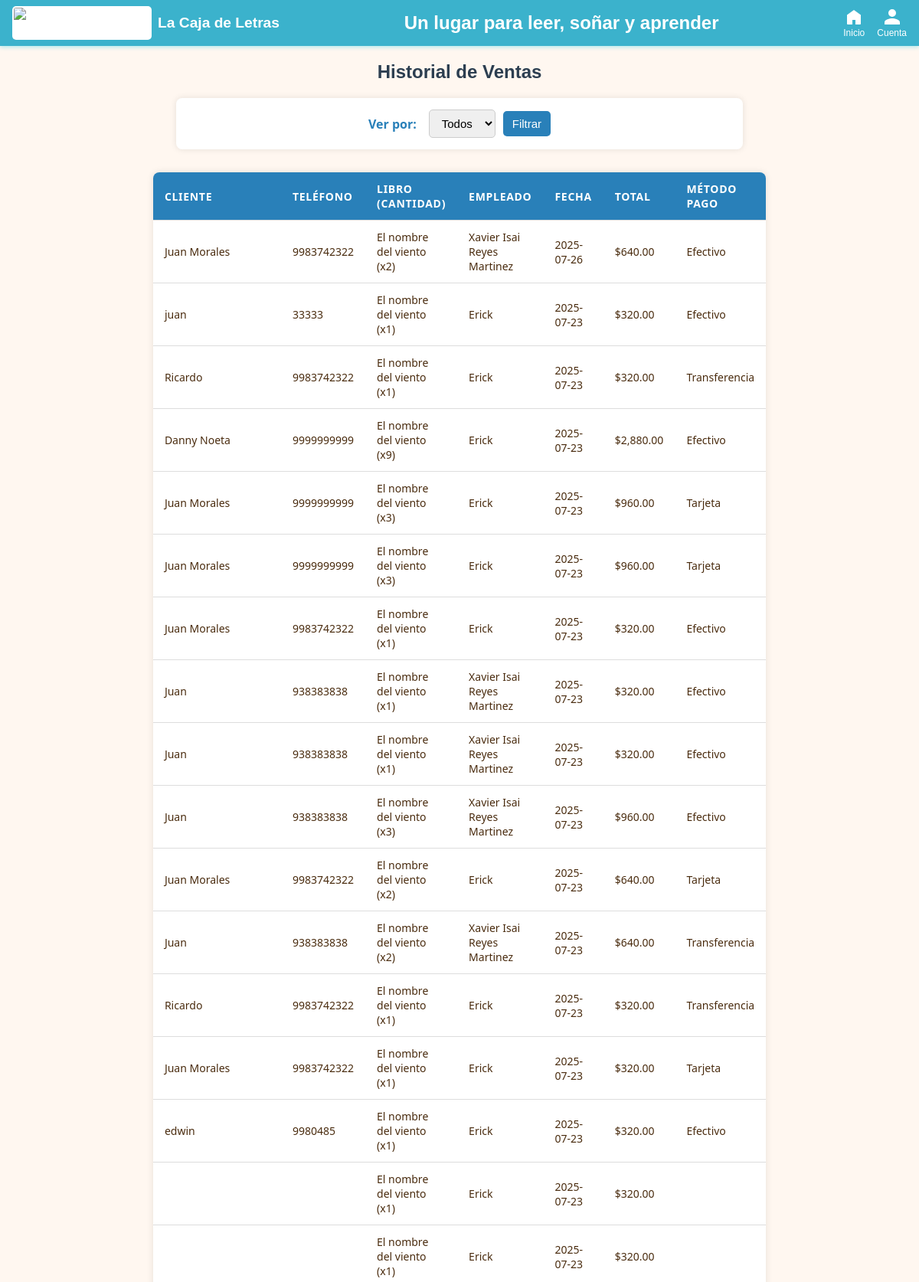
Screenshot of /consultarventas.php (signed in, upper part) with the database file from the repository.
### tables this page shows
CREATE TABLE `ventas` (
  `id` int(11) NOT NULL,
  `cliente_nombre` varchar(100) DEFAULT NULL,
  `cliente_telefono` varchar(20) DEFAULT NULL,
  `correo` varchar(100) DEFAULT NULL,
  `empleado_id` int(11) DEFAULT NULL,
  `fecha_compra` date DEFAULT NULL,
  `total_pagado` decimal(10,2) DEFAULT NULL,
  `metodo_pago` varchar(50) DEFAULT NULL,
  `libro_id` int(11) DEFAULT NULL,
  `cantidad` int(11) NOT NULL DEFAULT 1
);

CREATE TABLE `libros` (
  `id` int(11) NOT NULL,
  `titulo` varchar(200) NOT NULL,
  `isbn` varchar(20) DEFAULT NULL,
  `año_publicacion` int(11) DEFAULT NULL,
  `edicion` varchar(50) DEFAULT NULL,
  `idioma` varchar(50) DEFAULT NULL,
  `sinopsis` text DEFAULT NULL,
  `num_paginas` int(11) DEFAULT NULL,
  `portada_url` varchar(200) DEFAULT NULL,
  `formato` varchar(50) DEFAULT NULL,
  `estado` varchar(20) DEFAULT NULL,
  `precio_venta` decimal(10,2) DEFAULT NULL,
  `precio_alquiler` decimal(10,2) DEFAULT NULL,
  `stock_total` int(11) DEFAULT NULL,
  `stock_disponible` int(11) DEFAULT NULL,
  `editorial_id` int(11) DEFAULT NULL,
  `autor_id` int(11) DEFAULT NULL,
  `categoria_id` int(11) DEFAULT NULL
);

CREATE TABLE `empleados` (
  `id` int(11) NOT NULL,
  `nombre_completo` varchar(100) NOT NULL,
  `usuario` varchar(50) NOT NULL,
  `contraseña` varchar(200) DEFAULT NULL,
  `telefono` varchar(20) DEFAULT NULL,
  `fecha_contratacion` date DEFAULT NULL,
  `estado` varchar(20) DEFAULT NULL,
  `rol` enum('Administrador','Empleado','Gerente') NOT NULL DEFAULT 'Empleado'
);

### consultarventas.php (the view, shortened to what this page needs)
<?php
include "conexion.php";
include "encabezado_admin.php";
$filtro_tipo = strtolower($_GET['filtro_tipo'] ?? 'todos');
$where = '';
$consulta_valida = true;
$result = false;
if ($consulta_valida) {
    $sql = "SELECT v.id AS id, v.fecha_compra, v.cliente_nombre, v.cliente_telefono, v.empleado_id,
                   v.total_pagado, v.metodo_pago, v.cantidad, l.titulo AS libro_titulo,
                   e.nombre_completo AS empleado_nombre
            FROM ventas v
            LEFT JOIN empleados e ON v.empleado_id = e.id
            LEFT JOIN libros l ON v.libro_id = l.id
            $where
            ORDER BY v.fecha_compra DESC";
    $result = mysqli_query($enlace, $sql);
}
?>
<h2>Historial de Ventas</h2>
<form method="GET" class="filtro-form" oninput="
    diaInput.style.display = filtro_tipo.value === 'dia' ? 'inline-block' : 'none';
    mesInput.style.display = filtro_tipo.value === 'mes' ? 'inline-block' : 'none';
    anioInput.style.display = filtro_tipo.value === 'año' ? 'inline-block' : 'none';
    if(filtro_tipo.value === 'todos'){
        diaInput.style.display = 'none';
        mesInput.style.display = 'none';
        anioInput.style.display = 'none';
    }
">
    <label for="filtro_tipo">Ver por:</label>
    <select name="filtro_tipo" id="filtro_tipo">
        <option value="todos" <?= $filtro_tipo === 'todos' ? 'selected' : '' ?>>Todos</option>
    </select>
    <button type="submit">Filtrar</button>
</form>
<table>
    <thead>
        <tr>
            <th>Cliente</th>
            <th>Teléfono</th>
            <th>Libro (Cantidad)</th>
            <th>Empleado</th>
            <th>Fecha</th>
            <th>Total</th>
            <th>Método Pago</th>
        </tr>
    </thead>
    <tbody>
    <?php if ($result && $result->num_rows > 0): ?>
        <?php while ($venta = $result->fetch_assoc()): ?>
        <tr>
            <td><?= htmlspecialchars($venta['cliente_nombre']) ?></td>
            <td><?= htmlspecialchars($venta['cliente_telefono']) ?></td>
            <td><?= htmlspecialchars($venta['libro_titulo']) ?> (x<?= $venta['cantidad'] ?>)</td>
            <td><?= htmlspecialchars($venta['empleado_nombre'] ?? 'Desconocido') ?></td>
            <td><?= htmlspecialchars($venta['fecha_compra']) ?></td>
            <td>$<?= number_format($venta['total_pagado'], 2) ?></td>
            <td><?= htmlspecialchars($venta['metodo_pago']) ?></td>
        </tr>
        <?php endwhile; ?>
    <?php else: ?>
        <tr>
            <td colspan="7" style="text-align:center; padding: 20px; color:#555;">No hay ventas registradas para el filtro seleccionado.</td>
        </tr>
    <?php endif; ?>
    </tbody>
</table>
<?php include 'pie.php'; ?>

### encabezado_admin.php (style rules this page uses)
body { font-family: Arial, sans-serif; background-color: #fff7f0; color: #4a2c0f; margin: 0; padding: 0; }

### consultarventas.php (style rules this page uses)
h2 { text-align: center; color: #2c3e50; margin: 20px 0; }
form.filtro-form { width: 90%; max-width: 700px; margin: 0 auto 30px auto; background: white; padding: 15px 20px; border-radius: 8px; box-shadow: 0 0 8px rgba(0,0,0,0.1); font-family: 'Segoe UI', Tahoma, Geneva, Verdana, sans-serif; display: flex; flex-wrap: wrap; gap: 10px; align-items: center; justify-content: center; }
form.filtro-form label { font-weight: 600; color: #2980b9; margin-right: 6px; }
form.filtro-form select, form.filtro-form input[type="date"], form.filtro-form input[type="month"], form.filtro-form input[type="number"], form.filtro-form button { padding: 8px 12px; border-radius: 5px; border: 1px solid #ccc; font-size: 15px; }
form.filtro-form button { background-color: #2980b9; color: white; border: none; cursor: pointer; transition: background-color 0.3s; }
table { width: 60%; margin: 0 auto 30px auto; border-collapse: collapse; background-color: white; box-shadow: 0 0 10px rgba(0,0,0,0.1); border-radius: 8px; overflow: hidden; font-family: 'Segoe UI', Tahoma, Geneva, Verdana, sans-serif; }
th, td { padding: 12px 15px; text-align: left; border-bottom: 1px solid #ddd; font-size: 14px; }
th { background-color: #2980b9; color: white; font-weight: 600; text-transform: uppercase; letter-spacing: 0.05em; }

### rows the page displays
ventas: cliente_nombre "Juan Morales", cliente_telefono "9983742322", libro.titulo "El nombre del viento", cantidad "2", empleado.nombre_completo "Xavier Isai Reyes Martinez", fecha_compra "2025-07-26", total_pagado "640.00", metodo_pago "Efectivo"
ventas: cliente_nombre "juan", cliente_telefono "33333", libro.titulo "El nombre del viento", cantidad "1", empleado.nombre_completo "Erick", fecha_compra "2025-07-23", total_pagado "320.00", metodo_pago "Efectivo"
ventas: cliente_nombre "Ricardo", cliente_telefono "9983742322", libro.titulo "El nombre del viento", cantidad "1", empleado.nombre_completo "Erick", fecha_compra "2025-07-23", total_pagado "320.00", metodo_pago "Transferencia"
ventas: cliente_nombre "Danny Noeta", cliente_telefono "9999999999", libro.titulo "El nombre del viento", cantidad "9", empleado.nombre_completo "Erick", fecha_compra "2025-07-23", total_pagado "2,880.00", metodo_pago "Efectivo"
ventas: cliente_nombre "Juan Morales", cliente_telefono "9999999999", libro.titulo "El nombre del viento", cantidad "3", empleado.nombre_completo "Erick", fecha_compra "2025-07-23", total_pagado "960.00", metodo_pago "Tarjeta"
ventas: cliente_nombre "Juan Morales", cliente_telefono "9999999999", libro.titulo "El nombre del viento", cantidad "3", empleado.nombre_completo "Erick", fecha_compra "2025-07-23", total_pagado "960.00", metodo_pago "Tarjeta"
ventas: cliente_nombre "Juan Morales", cliente_telefono "9983742322", libro.titulo "El nombre del viento", cantidad "1", empleado.nombre_completo "Erick", fecha_compra "2025-07-23", total_pagado "320.00", metodo_pago "Efectivo"
ventas: cliente_nombre "Juan", cliente_telefono "938383838", libro.titulo "El nombre del viento", cantidad "1", empleado.nombre_completo "Xavier Isai Reyes Martinez", fecha_compra "2025-07-23", total_pagado "320.00", metodo_pago "Efectivo"
ventas: cliente_nombre "Juan", cliente_telefono "938383838", libro.titulo "El nombre del viento", cantidad "1", empleado.nombre_completo "Xavier Isai Reyes Martinez", fecha_compra "2025-07-23", total_pagado "320.00", metodo_pago "Efectivo"
ventas: cliente_nombre "Juan", cliente_telefono "938383838", libro.titulo "El nombre del viento", cantidad "3", empleado.nombre_completo "Xavier Isai Reyes Martinez", fecha_compra "2025-07-23", total_pagado "960.00", metodo_pago "Efectivo"
ventas: cliente_nombre "Juan Morales", cliente_telefono "9983742322", libro.titulo "El nombre del viento", cantidad "2", empleado.nombre_completo "Erick", fecha_compra "2025-07-23", total_pagado "640.00", metodo_pago "Tarjeta"
ventas: cliente_nombre "Juan", cliente_telefono "938383838", libro.titulo "El nombre del viento", cantidad "2", empleado.nombre_completo "Xavier Isai Reyes Martinez", fecha_compra "2025-07-23", total_pagado "640.00", metodo_pago "Transferencia"
ventas: cliente_nombre "Ricardo", cliente_telefono "9983742322", libro.titulo "El nombre del viento", cantidad "1", empleado.nombre_completo "Erick", fecha_compra "2025-07-23", total_pagado "320.00", metodo_pago "Transferencia"
ventas: cliente_nombre "Juan Morales", cliente_telefono "9983742322", libro.titulo "El nombre del viento", cantidad "1", empleado.nombre_completo "Erick", fecha_compra "2025-07-23", total_pagado "320.00", metodo_pago "Tarjeta"
ventas: cliente_nombre "edwin", cliente_telefono "9980485", libro.titulo "El nombre del viento", cantidad "1", empleado.nombre_completo "Erick", fecha_compra "2025-07-23", total_pagado "320.00", metodo_pago "Efectivo"
ventas: libro.titulo "El nombre del viento", cantidad "1", empleado.nombre_completo "Erick", fecha_compra "2025-07-23", total_pagado "320.00"
ventas: libro.titulo "El nombre del viento", cantidad "1", empleado.nombre_completo "Erick", fecha_compra "2025-07-23", total_pagado "320.00"
